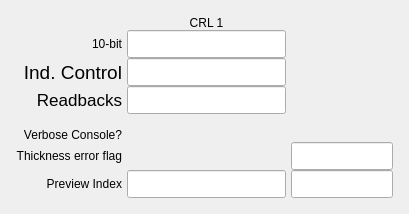
<?xml version="1.0" encoding="UTF-8"?>
<ui version="4.0">
 <class>Form</class>
 <widget class="QWidget" name="Form">
  <property name="geometry">
   <rect>
    <x>0</x>
    <y>0</y>
    <width>409</width>
    <height>214</height>
   </rect>
  </property>
  <property name="windowTitle">
   <string>Form</string>
  </property>
  <layout class="QGridLayout" name="gridLayout_2">
   <item row="0" column="0">
    <layout class="QGridLayout" name="gridLayout" rowstretch="1,1,1,1,1,1,1,1" columnstretch="1,1,1">
     <property name="horizontalSpacing">
      <number>5</number>
     </property>
     <property name="verticalSpacing">
      <number>0</number>
     </property>
     <property name="margin">
      <number>5</number>
     </property>
     <item row="7" column="2">
      <widget class="caLineEdit" name="caLineEdit_19">
       <property name="sizePolicy">
        <sizepolicy hsizetype="Preferred" vsizetype="Preferred">
         <horstretch>0</horstretch>
         <verstretch>0</verstretch>
        </sizepolicy>
       </property>
       <property name="font">
        <font>
         <pointsize>13</pointsize>
        </font>
       </property>
       <property name="text">
        <string/>
       </property>
       <property name="alignment">
        <set>Qt::AlignRight|Qt::AlignTrailing|Qt::AlignVCenter</set>
       </property>
       <property name="channel" stdset="0">
        <string notr="true">$(P)$(CRL):fSize_preview</string>
       </property>
       <property name="foreground">
        <color>
         <red>10</red>
         <green>0</green>
         <blue>184</blue>
        </color>
       </property>
       <property name="background">
        <color>
         <red>200</red>
         <green>200</green>
         <blue>200</blue>
        </color>
       </property>
       <property name="colorMode">
        <enum>caLineEdit::Static</enum>
       </property>
       <property name="precision">
        <number>3</number>
       </property>
       <property name="precisionMode">
        <enum>caLineEdit::Channel</enum>
       </property>
       <property name="fontScaleMode" stdset="0">
        <enum>caLineEdit::None</enum>
       </property>
       <property name="formatType">
        <enum>caLineEdit::engr_notation</enum>
       </property>
      </widget>
     </item>
     <item row="6" column="2">
      <widget class="caLineEdit" name="caLineEdit_20">
       <property name="sizePolicy">
        <sizepolicy hsizetype="Preferred" vsizetype="Preferred">
         <horstretch>0</horstretch>
         <verstretch>0</verstretch>
        </sizepolicy>
       </property>
       <property name="font">
        <font>
         <pointsize>13</pointsize>
        </font>
       </property>
       <property name="text">
        <string/>
       </property>
       <property name="alignment">
        <set>Qt::AlignRight|Qt::AlignTrailing|Qt::AlignVCenter</set>
       </property>
       <property name="channel" stdset="0">
        <string notr="true">$(P)$(CRL):thickerr_flag_RBV</string>
       </property>
       <property name="foreground">
        <color>
         <red>10</red>
         <green>0</green>
         <blue>184</blue>
        </color>
       </property>
       <property name="background">
        <color>
         <red>200</red>
         <green>200</green>
         <blue>200</blue>
        </color>
       </property>
       <property name="colorMode">
        <enum>caLineEdit::Static</enum>
       </property>
       <property name="precision">
        <number>3</number>
       </property>
       <property name="precisionMode">
        <enum>caLineEdit::User</enum>
       </property>
       <property name="fontScaleMode" stdset="0">
        <enum>caLineEdit::None</enum>
       </property>
       <property name="formatType">
        <enum>caLineEdit::compact</enum>
       </property>
      </widget>
     </item>
     <item row="1" column="0">
      <widget class="caLabel" name="calabel_20">
       <property name="text">
        <string>10-bit</string>
       </property>
       <property name="alignment">
        <set>Qt::AlignRight|Qt::AlignTrailing|Qt::AlignVCenter</set>
       </property>
       <property name="fontScaleMode">
        <enum>ESimpleLabel::WidthAndHeight</enum>
       </property>
      </widget>
     </item>
     <item row="3" column="0">
      <widget class="caLabel" name="calabel_24">
       <property name="font">
        <font>
         <pointsize>13</pointsize>
        </font>
       </property>
       <property name="text">
        <string>Readbacks</string>
       </property>
       <property name="alignment">
        <set>Qt::AlignRight|Qt::AlignTrailing|Qt::AlignVCenter</set>
       </property>
       <property name="fontScaleMode">
        <enum>ESimpleLabel::WidthAndHeight</enum>
       </property>
      </widget>
     </item>
     <item row="7" column="1">
      <widget class="caTextEntry" name="catextentry_14">
       <property name="sizePolicy">
        <sizepolicy hsizetype="Preferred" vsizetype="Preferred">
         <horstretch>0</horstretch>
         <verstretch>0</verstretch>
        </sizepolicy>
       </property>
       <property name="alignment">
        <set>Qt::AlignRight|Qt::AlignTrailing|Qt::AlignVCenter</set>
       </property>
       <property name="channel" stdset="0">
        <string notr="true">$(P)$(CRL):previewIndex</string>
       </property>
       <property name="background">
        <color>
         <red>115</red>
         <green>223</green>
         <blue>255</blue>
        </color>
       </property>
       <property name="colorMode">
        <enum>caLineEdit::Static</enum>
       </property>
      </widget>
     </item>
     <item row="1" column="1">
      <widget class="caLineEdit" name="caLineEdit_11">
       <property name="sizePolicy">
        <sizepolicy hsizetype="Minimum" vsizetype="Fixed">
         <horstretch>0</horstretch>
         <verstretch>0</verstretch>
        </sizepolicy>
       </property>
       <property name="font">
        <font>
         <pointsize>13</pointsize>
        </font>
       </property>
       <property name="text">
        <string/>
       </property>
       <property name="alignment">
        <set>Qt::AlignRight|Qt::AlignTrailing|Qt::AlignVCenter</set>
       </property>
       <property name="channel" stdset="0">
        <string notr="true">$(P)$(CRL):1:lenses</string>
       </property>
       <property name="foreground">
        <color>
         <red>10</red>
         <green>0</green>
         <blue>184</blue>
        </color>
       </property>
       <property name="background">
        <color>
         <red>200</red>
         <green>200</green>
         <blue>200</blue>
        </color>
       </property>
       <property name="colorMode">
        <enum>caLineEdit::Static</enum>
       </property>
       <property name="fontScaleMode" stdset="0">
        <enum>caLineEdit::None</enum>
       </property>
       <property name="formatType">
        <enum>caLineEdit::decimal</enum>
       </property>
      </widget>
     </item>
     <item row="6" column="0">
      <widget class="caLabel" name="calabel_35">
       <property name="text">
        <string>Thickness error flag</string>
       </property>
       <property name="alignment">
        <set>Qt::AlignRight|Qt::AlignTrailing|Qt::AlignVCenter</set>
       </property>
       <property name="fontScaleMode">
        <enum>ESimpleLabel::WidthAndHeight</enum>
       </property>
      </widget>
     </item>
     <item row="0" column="1">
      <widget class="caLabel" name="calabel_32">
       <property name="text">
        <string>CRL 1</string>
       </property>
       <property name="alignment">
        <set>Qt::AlignCenter</set>
       </property>
       <property name="fontScaleMode">
        <enum>ESimpleLabel::WidthAndHeight</enum>
       </property>
      </widget>
     </item>
     <item row="5" column="1">
      <widget class="caChoice" name="caChoice_1">
       <property name="channel" stdset="0">
        <string notr="true">$(P)$(CRL):verbosity</string>
       </property>
       <property name="foreground">
        <color>
         <red>0</red>
         <green>0</green>
         <blue>0</blue>
        </color>
       </property>
       <property name="background">
        <color>
         <red>115</red>
         <green>223</green>
         <blue>255</blue>
        </color>
       </property>
       <property name="colorMode">
        <enum>caChoice::Static</enum>
       </property>
       <property name="stackingMode" stdset="0">
        <enum>caChoice::Column</enum>
       </property>
       <property name="endBit">
        <number>1</number>
       </property>
      </widget>
     </item>
     <item row="2" column="1">
      <widget class="caLineEdit" name="caLineEdit_17">
       <property name="font">
        <font>
         <pointsize>13</pointsize>
        </font>
       </property>
       <property name="text">
        <string/>
       </property>
       <property name="alignment">
        <set>Qt::AlignRight|Qt::AlignTrailing|Qt::AlignVCenter</set>
       </property>
       <property name="channel" stdset="0">
        <string notr="true">$(P)$(CRL):1:lensConfig_BW</string>
       </property>
       <property name="foreground">
        <color>
         <red>10</red>
         <green>0</green>
         <blue>184</blue>
        </color>
       </property>
       <property name="background">
        <color>
         <red>200</red>
         <green>200</green>
         <blue>200</blue>
        </color>
       </property>
       <property name="colorMode">
        <enum>caLineEdit::Static</enum>
       </property>
       <property name="fontScaleMode" stdset="0">
        <enum>caLineEdit::None</enum>
       </property>
      </widget>
     </item>
     <item row="2" column="0">
      <widget class="caLabel" name="calabel_27">
       <property name="font">
        <font>
         <pointsize>14</pointsize>
        </font>
       </property>
       <property name="text">
        <string>Ind. Control</string>
       </property>
       <property name="alignment">
        <set>Qt::AlignRight|Qt::AlignTrailing|Qt::AlignVCenter</set>
       </property>
       <property name="fontScaleMode">
        <enum>ESimpleLabel::WidthAndHeight</enum>
       </property>
      </widget>
     </item>
     <item row="5" column="0">
      <widget class="caLabel" name="calabel_34">
       <property name="text">
        <string>Verbose Console?</string>
       </property>
       <property name="alignment">
        <set>Qt::AlignRight|Qt::AlignTrailing|Qt::AlignVCenter</set>
       </property>
       <property name="fontScaleMode">
        <enum>ESimpleLabel::WidthAndHeight</enum>
       </property>
      </widget>
     </item>
     <item row="6" column="1">
      <widget class="caChoice" name="caChoice_2">
       <property name="channel" stdset="0">
        <string notr="true">$(P)$(CRL):thickerr_flag</string>
       </property>
       <property name="foreground">
        <color>
         <red>0</red>
         <green>0</green>
         <blue>0</blue>
        </color>
       </property>
       <property name="background">
        <color>
         <red>115</red>
         <green>223</green>
         <blue>255</blue>
        </color>
       </property>
       <property name="colorMode">
        <enum>caChoice::Static</enum>
       </property>
       <property name="stackingMode" stdset="0">
        <enum>caChoice::Column</enum>
       </property>
       <property name="endBit">
        <number>1</number>
       </property>
      </widget>
     </item>
     <item row="7" column="0">
      <widget class="caLabel" name="calabel_30">
       <property name="text">
        <string>Preview Index</string>
       </property>
       <property name="alignment">
        <set>Qt::AlignRight|Qt::AlignTrailing|Qt::AlignVCenter</set>
       </property>
       <property name="fontScaleMode">
        <enum>ESimpleLabel::WidthAndHeight</enum>
       </property>
      </widget>
     </item>
     <item row="3" column="1">
      <widget class="caLineEdit" name="caLineEdit_16">
       <property name="font">
        <font>
         <pointsize>13</pointsize>
        </font>
       </property>
       <property name="text">
        <string/>
       </property>
       <property name="alignment">
        <set>Qt::AlignRight|Qt::AlignTrailing|Qt::AlignVCenter</set>
       </property>
       <property name="channel" stdset="0">
        <string notr="true">$(P)$(CRL):1:lensConfig_RBV</string>
       </property>
       <property name="foreground">
        <color>
         <red>10</red>
         <green>0</green>
         <blue>184</blue>
        </color>
       </property>
       <property name="background">
        <color>
         <red>200</red>
         <green>200</green>
         <blue>200</blue>
        </color>
       </property>
       <property name="colorMode">
        <enum>caLineEdit::Static</enum>
       </property>
       <property name="fontScaleMode" stdset="0">
        <enum>caLineEdit::None</enum>
       </property>
      </widget>
     </item>
     <item row="4" column="0">
      <spacer name="verticalSpacer">
       <property name="orientation">
        <enum>Qt::Vertical</enum>
       </property>
       <property name="sizeHint" stdset="0">
        <size>
         <width>20</width>
         <height>40</height>
        </size>
       </property>
      </spacer>
     </item>
    </layout>
   </item>
  </layout>
 </widget>
 <customwidgets>
  <customwidget>
   <class>caChoice</class>
   <extends>QWidget</extends>
   <header>caChoice</header>
  </customwidget>
  <customwidget>
   <class>caTextEntry</class>
   <extends>caLineEdit</extends>
   <header>caTextEntry</header>
  </customwidget>
  <customwidget>
   <class>caLabel</class>
   <extends>QLabel</extends>
   <header>caLabel</header>
  </customwidget>
  <customwidget>
   <class>caLineEdit</class>
   <extends>QLineEdit</extends>
   <header>caLineEdit</header>
  </customwidget>
 </customwidgets>
 <resources/>
 <connections/>
</ui>
